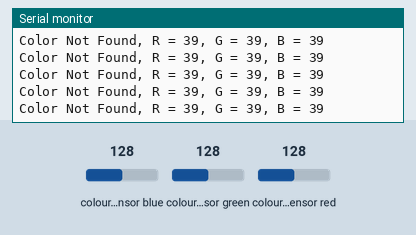
A sketch run on a simulated Arduino Uno, built with avr-gcc and run on an emulated ATmega328P. Parts: the last lines printed to the serial monitor. Wiring (inferred from the names in the program): TCS3200 colour sensor: output pin 8; S2 pin 6; S3 pin 7; S0 pin 4; S1 pin 5. The test bench sets the inputs (shaded band); at power-on: colour sensor blue 128, colour sensor green 128, colour sensor red 128.

Above: at 1.2 s.
1.3 s: colour sensor blue set to 5
At 1.49 s:
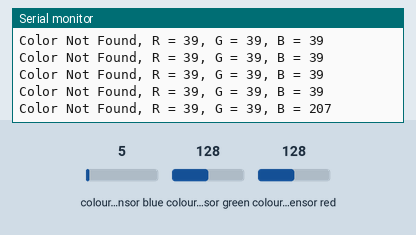
2.8 s: colour sensor green set to 5
At 2.85 s:
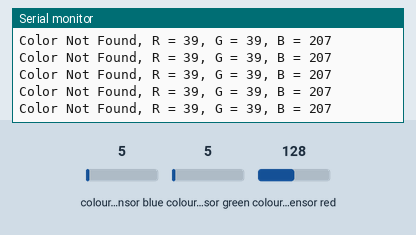
4.3 s: colour sensor red set to 5
At 4.37 s:
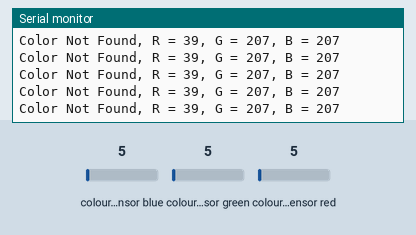
7.3 s: colour sensor green set to 64
At 7.56 s:
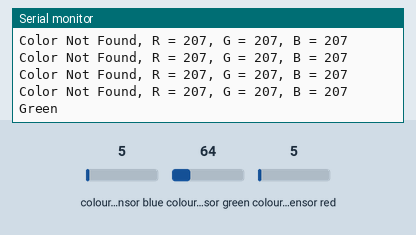
9.3 s: colour sensor blue set to 250
At 9.52 s:
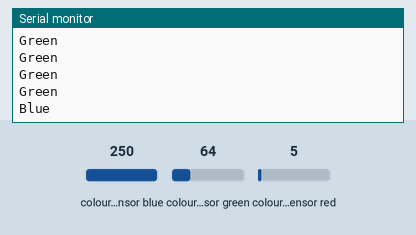

Measured:
- after the input at 1.3 s, the serial monitor: prints a new line after 0.06 s (image 1)
- after the input at 7.3 s, the serial monitor: prints a new line after 0.13 s (image 4)
- after the input at 9.3 s, the serial monitor: prints a new line after 0.09 s (image 5)

The sketch:

color_recognizer.ino
```cpp
/*********
  Rui Santos
  Complete project details at http://randomnerdtutorials.com
*********/

// TCS230 or TCS3200 pins wiring to Arduino
#define S0 4
#define S1 5
#define S2 6
#define S3 7
#define sensorOut 8

// Stores frequency read by the photodiodes
int redFrequency = 0;
int greenFrequency = 0;
int blueFrequency = 0;

// Stores the red. green and blue colors
int redColor = 0;
int greenColor = 0;
int blueColor = 0;

void setup() {
  // Setting the outputs
  pinMode(S0, OUTPUT);
  pinMode(S1, OUTPUT);
  pinMode(S2, OUTPUT);
  pinMode(S3, OUTPUT);

  // Setting the sensorOut as an input
  pinMode(sensorOut, INPUT);

  // Setting frequency scaling to 20%
  digitalWrite(S0,HIGH);
  digitalWrite(S1,LOW);

  // Begins serial communication
  Serial.begin(9600);
}

void loop() {
  // Setting RED (R) filtered photodiodes to be read
  digitalWrite(S2,LOW);
  digitalWrite(S3,LOW);

  // Reading the output frequency
  redFrequency = pulseIn(sensorOut, LOW);
  // Remaping the value of the RED (R) frequency from 0 to 255
  // You must replace with your own values. Here's an example:
  // redColor = map(redFrequency, 70, 120, 255,0);
  //redColor = map(redFrequency, XX, XX, 255,0);

  // Printing the RED (R) value
  //Serial.print("R = ");
  //Serial.print(redColor);
  delay(50);

  // Setting GREEN (G) filtered photodiodes to be read
  digitalWrite(S2,HIGH);
  digitalWrite(S3,HIGH);

  // Reading the output frequency
  greenFrequency = pulseIn(sensorOut, LOW);
  // Remaping the value of the GREEN (G) frequency from 0 to 255
  // You must replace with your own values. Here's an example:
  // greenColor = map(greenFrequency, 100, 199, 255, 0);
  //greenColor = map(greenFrequency, XX, XX, 255, 0);

  // Printing the GREEN (G) value
  //Serial.print(" G = ");
  //Serial.print(greenColor);
  delay(50);

  // Setting BLUE (B) filtered photodiodes to be read
  digitalWrite(S2,LOW);
  digitalWrite(S3,HIGH);

  // Reading the output frequency
  blueFrequency = pulseIn(sensorOut, LOW);
  // Remaping the value of the BLUE (B) frequency from 0 to 255
  // You must replace with your own values. Here's an example:
  // blueColor = map(blueFrequency, 38, 84, 255, 0);
  //blueColor = map(blueFrequency, XX, XX, 255, 0);

  // Printing the BLUE (B) value
  //Serial.print(" B = ");
  //Serial.print(blueColor);
  delay(50);

  // Checks the current detected color and prints
  // a message in the serial monitor

  if (redFrequency > 70 &&  greenFrequency < 100 && greenFrequency > 50 && blueFrequency >= 26) {
    Serial.println("Green");
  }

  else if (redFrequency > 70 &&  greenFrequency < 90 && greenFrequency > 50 && blueFrequency <26) {
    Serial.println("Blue");
  }

  else if (redFrequency < 40 &&  greenFrequency > 95 && blueFrequency < 26) {
    Serial.println("Red");
  }

  else if (redFrequency < 26 &&  greenFrequency < 40 && blueFrequency < 20) {
    Serial.println("Yellow");
  }

  else {
    Serial.print("Color Not Found, ");
    Serial.print("R = ");
    Serial.print(redFrequency);
    Serial.print(", G = ");
    Serial.print(greenFrequency);
    Serial.print(", B = ");
    Serial.println(blueFrequency);
  }
  /*
  if(redColor > greenColor && redColor > blueColor){
      Serial.println(" - RED detected!");
  }
  if(greenColor > redColor && greenColor > blueColor){
    Serial.println(" - GREEN detected!");
  }
  if(blueColor > redColor && blueColor > greenColor){
    Serial.println(" - BLUE detected!");
  }*/
}
```
